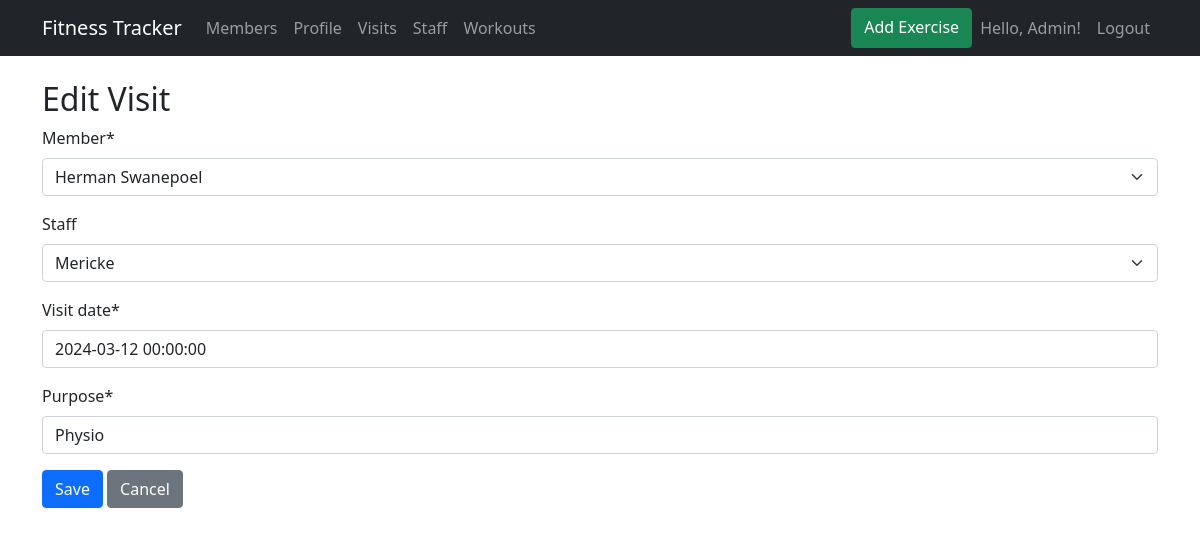
Page /visits/1/edit/ (signed in) on the committed database.
### accounts/models.py (models this page shows)
class CustomUser(AbstractUser):
    ROLES = (
        ('ADMIN', 'Admin'),
        ('STAFF', 'Staff'),
        ('VISITOR', 'Visitor'),
    )
    role = models.CharField(max_length=10, choices=ROLES, default='VISITOR')

### visits/models.py (models this page shows, shortened)
class Visit(models.Model):
    member = models.ForeignKey(
        Member,
        on_delete=models.CASCADE,
        related_name='visits'
    )
    staff = models.ForeignKey(
        Staff,
        on_delete=models.SET_NULL,
        null=True,
        blank=True
    )
    visit_date = models.DateTimeField()
    purpose = models.CharField(max_length=255)

### visits/views.py (the view)
# urls.py: path('<int:pk>/edit/', views.visit_update, name='visit_update'),
@login_required
def visit_update(request, pk):
    visit = get_object_or_404(Visit, pk=pk)
    if request.method == 'POST':
        form = VisitForm(request.POST, instance=visit)
        if form.is_valid():
            form.save()
            return redirect('visit_list')
    else:
        form = VisitForm(instance=visit)
    return render(request, 'visits/visit_form.html', {'form': form})

### visits/forms.py
class VisitForm(forms.ModelForm):
    class Meta:
        model = Visit
        fields = '__all__'

### members/models.py (called while the page is built)
    def __str__(self):
        return str(self.name)

### staff/models.py (called while the page is built)
    def __str__(self):
        return self.name

### visits/templates/visits/visit_form.html (shortened to what this page needs)
{% extends 'base.html' %}
{% load crispy_forms_tags %}
{% block content %}
<h2>{% if form.instance.pk %}Edit{% else %}Add{% endif %} Visit</h2>
<form method="post">
    {{ form|crispy }}
    <button type="submit" class="btn btn-primary">Save</button>
    <a href="{% url 'visit_list' %}" class="btn btn-secondary">Cancel</a>
</form>
{% endblock %}

### templates/base.html (shortened to what this page needs)
{% load static %}
<!DOCTYPE html>
<html>
<head>
    <link href="https://cdn.jsdelivr.net/npm/bootstrap@5.1.3/dist/css/bootstrap.min.css" rel="stylesheet">
</head>
<body>
    <nav class="navbar navbar-expand-lg navbar-dark bg-dark">
        <div class="container">
            <a class="navbar-brand" href="{% url 'home' %}">Fitness Tracker</a>
            <div class="collapse navbar-collapse">
                <ul class="navbar-nav me-auto">
                    {% if user.is_authenticated and user.role == 'ADMIN' %}
                        <li class="nav-item">
                            <a class="nav-link" href="{% url 'member_list' %}">Members</a>
                        </li>
                    {% endif %}
                    {% if user.is_authenticated %}
                        <li class="nav-item">
                            <a class="nav-link" href="{% url 'profile' %}">Profile</a>
                        </li>
                        {% if user.role == 'ADMIN' %}
                        <li class="nav-item">
                            <a class="nav-link" href="{% url 'visit_list' %}">Visits</a>
                        </li>
                            <li class="nav-item">
                                <a class="nav-link" href="{% url 'staff_list' %}">Staff</a>
                            </li>
                        {% endif %}
                        <li class="nav-item">
                            <a class="nav-link" href="{% url 'workout_list' %}">Workouts</a>
                        </li>
                    {% endif %}
                </ul>
                <ul class="navbar-nav">
                    <a href="{% url 'exercise_create' %}" class="btn btn-success">
                         Add Exercise
                    </a>
                    {% if user.is_authenticated %}
                        <li class="nav-item">
                            <span class="nav-link">Hello, {{ user.username }}!</span>
                        </li>
                        <li class="nav-item">
                            <a class="nav-link" href="{% url 'logout' %}">Logout</a>
                        </li>
                    {% endif %}
                </ul>
            </div>
        </div>
    </nav>
    <div class="container mt-4">
        {% block content %}{% endblock %}
    </div>
</body>
</html>

### rows in the picture
CustomUser: username "Admin"
Visit: member "Herman Swanepoel", staff "Mericke", visit_date "2024-03-12 00:00:00", purpose "Physio"
